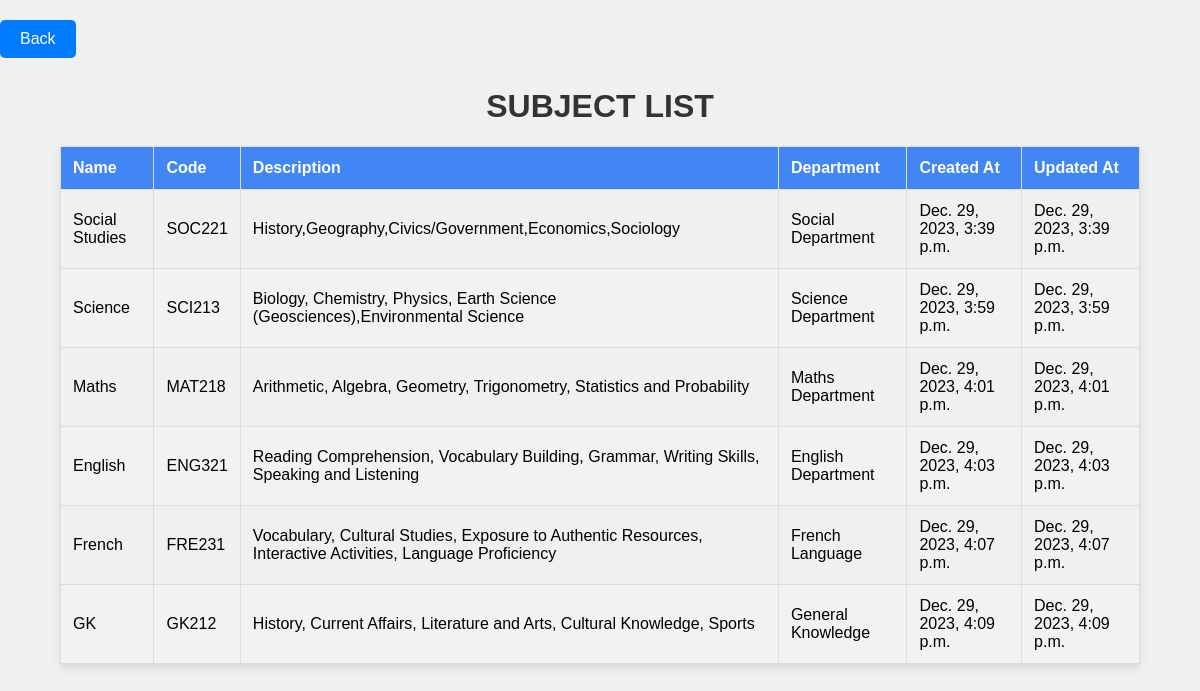
/subjects/, run on the app's committed database.
### finalapp/models.py (models this page shows, shortened)
class Subject(models.Model):
    name = models.CharField(max_length=120)
    code = models.CharField(max_length=20, unique=True)
    description = models.TextField(blank=True, null=True)
    department = models.CharField(max_length=255, blank=True, null=True)
    created_at = models.DateTimeField(auto_now_add=True)
    updated_at = models.DateTimeField(auto_now=True)

### finalapp/views.py (the view)
# urls.py: path('subjects/', subject_list, name='subject_list'),
def subject_list(request):
    subjects = Subject.objects.all()
    return render(request, 'subject_list.html', {'subjects': subjects})

### finalapp/templates/subject_list.html (shortened to what this page needs)
<!DOCTYPE html>
<html lang="en">
<head>
</head>
<body>
    <a href="#" class="back-button" onclick="history.back()">Back</a>
    <h1>Subject List</h1>
    <table>
        <thead>
            <tr>
                <th>Name</th>
                <th>Code</th>
                <th>Description</th>
                <th>Department</th>
                <th>Created At</th>
                <th>Updated At</th>
            </tr>
        </thead>
        <tbody>
            {% for subject in subjects %}
                <tr>
                    <td>{{ subject.name }}</td>
                    <td>{{ subject.code }}</td>
                    <td>{{ subject.description }}</td>
                    <td>{{ subject.department }}</td>
                    <td>{{ subject.created_at }}</td>
                    <td>{{ subject.updated_at }}</td>
                </tr>
            {% endfor %}
        </tbody>
    </table>
</body>
</html>

### finalapp/templates/subject_list.html (style rules this page uses)
body { font-family: 'Arial', sans-serif; background-color: #f0f0f0; margin: 0; padding: 0; }
h1 { color: #333; text-align: center; text-transform: uppercase; margin-top: 30px; }
table { width: 90%; margin: 20px auto; border-collapse: collapse; box-shadow: 0 4px 8px rgba(0, 0, 0, 0.1); }
th, td { border: 1px solid #ddd; padding: 12px; text-align: left; }
th { background-color: #4285f4; color: white; }
tr:nth-child(even) { background-color: #f2f2f2; }
.back-button { display: inline-block; padding: 10px 20px; margin-top: 20px; font-size: 16px; text-decoration: none; background-color: #007bff; color: #fff; border: none; border-radius: 5px; cursor: pointer; }

### data on the page
Subject: name "Social Studies", code "SOC221", description "History,Geography,Civics/Government,Economics,Sociology", department "Social Department", created_at "Dec. 29, 2023, 3:39 p.m.", updated_at "Dec. 29, 2023, 3:39 p.m."
Subject: name "Science", code "SCI213", description "Biology, Chemistry, Physics, Earth Science (Geosciences),Environmental Science", department "Science Department", created_at "Dec. 29, 2023, 3:59 p.m.", updated_at "Dec. 29, 2023, 3:59 p.m."
Subject: name "Maths", code "MAT218", description "Arithmetic, Algebra, Geometry, Trigonometry, Statistics and Probability", department "Maths Department", created_at "Dec. 29, 2023, 4:01 p.m.", updated_at "Dec. 29, 2023, 4:01 p.m."
Subject: name "English", code "ENG321", description "Reading Comprehension, Vocabulary Building, Grammar, Writing Skills, Speaking and Listening", department "English Department", created_at "Dec. 29, 2023, 4:03 p.m.", updated_at "Dec. 29, 2023, 4:03 p.m."
Subject: name "French", code "FRE231", description "Vocabulary, Cultural Studies, Exposure to Authentic Resources, Interactive Activities, Language Proficiency", department "French Language", created_at "Dec. 29, 2023, 4:07 p.m.", updated_at "Dec. 29, 2023, 4:07 p.m."
Subject: name "GK", code "GK212", description "History, Current Affairs, Literature and Arts, Cultural Knowledge, Sports", department "General Knowledge", created_at "Dec. 29, 2023, 4:09 p.m.", updated_at "Dec. 29, 2023, 4:09 p.m."
